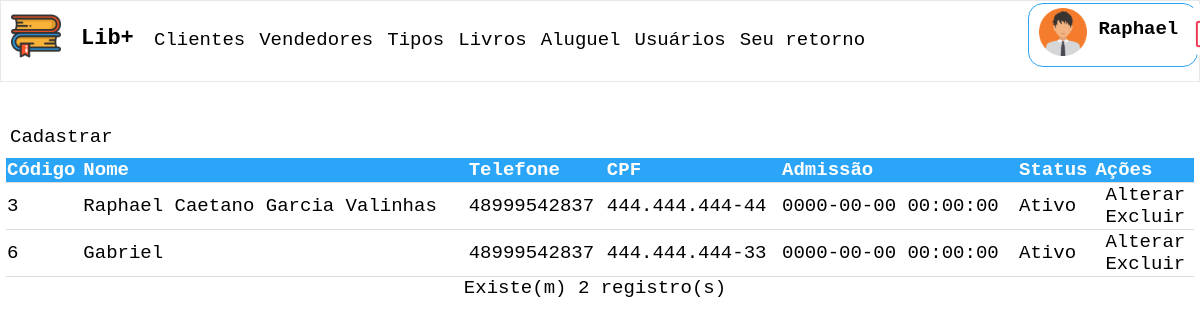
The page /listar_vendedores.php (signed in) on the database its author committed.
### tables this page shows
CREATE TABLE `vendedor` (
  `id` int(11) NOT NULL,
  `nome` varchar(150) NOT NULL,
  `endereco` varchar(150) NOT NULL,
  `telefone` varchar(14) NOT NULL,
  `cpf` char(14) NOT NULL,
  `admissao` datetime NOT NULL,
  `status` char(1) NOT NULL
);

### listar_vendedores.php (the view, shortened to what this page needs)
<!DOCTYPE html>
<html lang="pt=br">
	<head>
	</head>
	<body>
		<?php include('menu.php'); ?>
		<a href="cadastrar_vendedores.php">Cadastrar</a>
		<table class="tabela">
			<thead>
				<tr>
					<th>Código</th>
					<th>Nome</th>
					<th>Telefone</th>
					<th>CPF</th>
					<th>Admissão</th>
					<th>Status</th>
					<th>Ações</th>
				</tr>
			</thead>
			<tbody>
			<?php
				$sql = 'SELECT id, nome, telefone, cpf, admissao, status FROM vendedor';
				$query = mysqli_query($conexao, $sql);
				while ($item = mysqli_fetch_array($query, MYSQLI_ASSOC)) {
			?>
				<tr>
					<td><?php echo $item['id']; ?></td>
					<td><?php echo $item['nome']; ?></td>
					<td><?php echo $item['telefone']; ?></td>
					<td><?php echo $item['cpf']; ?></td>
					<td><?php echo $item['admissao']; ?></td>
					<td><?php echo $item['status'] == 'A' ? 'Ativo' : 'Inativo'; ?></td>
					<td>
						<a href="alterar_vendedores.php?id=<?php echo $item['id']; ?>">Alterar</a><br>
						<a href="excluir_vendedores.php?id=<?php echo $item['id']; ?>">Excluir</a>
					</td>
				</tr>
			<?php
				}
			?>
			</tbody>
		</table>
		<p> Existe(m) <?php echo mysqli_num_rows($query); ?> registro(s)</p>
	</body>
</html>

### menu.php (shortened to what this page needs)
<link rel="stylesheet" type="text/css" href="css/style.css" media="screen">
<head>
</head>
<body>
    <header>
        <div class="cabecalho">
             <img class="logo" src="imagens/logo.png" alt="logo">
	    </div>
	    <div class="cabecalho">
		     <h1>  Lib+ </h1>
	    </div>
        <div class="menu">
            <table>
                <thead>
                    <tr>
                        <th><a class="link-menu" href="listar_clientes.php">Clientes</a></th>
                        <th><a class="link-menu" href="listar_vendedores.php">Vendedores</a></th>
                        <th><a class="link-menu" href="listar_tipos.php">Tipos</a></th>
                        <th><a class="link-menu" href="listar_livros.php">Livros</a></th>
                        <th><a class="link-menu" href="listar_aluguel.php">Aluguel</a></th>
                        <th><a class="link-menu" href="listar_usuarios.php">Usuários</a></th>
                        <th><a class="link-menu" href="feedback.php">Seu retorno</a></th>
                    </tr>
                </thead>
            </table>
        </div>
        <div class="user-box">
			<img class="img-box" src="imagens/user.png" alt="user" > <br>
			<p class="nome-box"> <?php echo $_SESSION['usuario']['nome'];?> </p><br>
			<a href="sair.php"><img class="button-box" src="imagens/sair.png"></a>
		</div>
    </header>
</body>
<br><br>

### css/style.css (style rules this page uses)
body { background: white; font-family: 'Calibri', monospace; font-style: normal; font-size: 19px; margin: 0px; }
.user-box { position: fixed; right: 0; display: flex; border: 1px #2ba5f7 solid; border-radius: 15px; width: 14%; padding: 0px 0px 10px 0px; margin: 0.2%; }
.img-box { margin: 2% 0% 0% 6%; height: 48px; }
.nome-box { margin: 8% 0% 0% 7%; font-weight: bold; }
.button-box { width: 30px; margin: 50% 0% 0% 20%; }
.logo { height: 50px; }
.cabecalho { float: left; padding: 10px; height: 50px; width: 50px; }
.menu { margin-top: 25px; }
.link-menu { color: black; margin-left: 10px; border-radius: 3px; background-color: white; text-decoration: none; font-weight: normal; }
header { display: flex; background-color: #ffffff; border: 1px #E8E8E8 solid; padding-bottom: 10px; }
h1 { font-size: 22px; }
.tabela { width: 99%; margin-top: 10px; margin-left: 0.5%; padding: 5px; height: 80px; border-collapse: collapse; }
th { text-align: left; }
.tabela thead { background-color: #2ba5f7; color: white; }
.tabela tbody, tr { border-bottom: 1px solid #dddddd; }
p { text-align: center; margin: 0 10px 0px 0px; }
a { color: black; margin-left: 10px; border-radius: 15px; background-color: white; text-decoration: none; font-weight: normal; }

### rows shown on the page
vendedor: id "3", nome "Raphael Caetano Garcia Valinhas", telefone "48999542837", cpf "444.444.444-44", admissao "0000-00-00 00:00:00", status "Ativo"
vendedor: id "6", nome "Gabriel", telefone "48999542837", cpf "444.444.444-33", admissao "0000-00-00 00:00:00", status "Ativo"

### other values the page prints
$_SESSION['usuario']['nome'] "Raphael"
mysqli_num_rows($query) "2"
